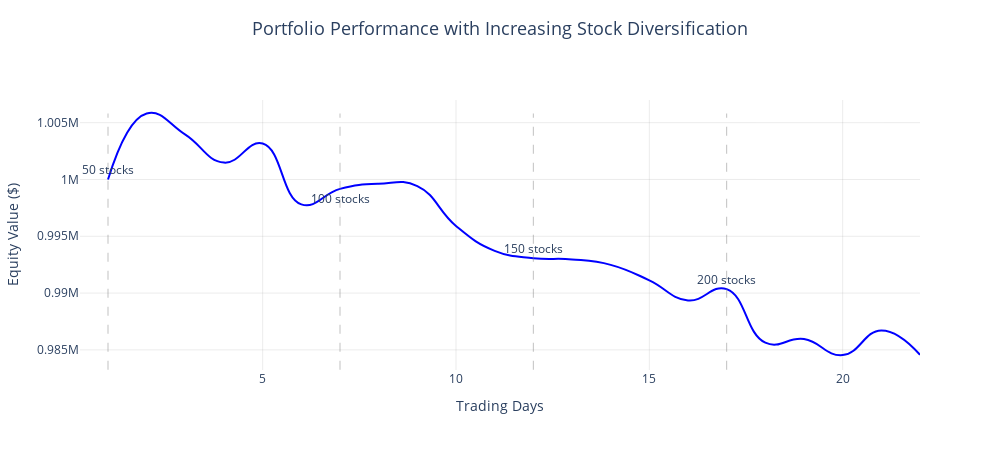

Notebook cell for this chart:
### Code cell
# Provided equity data and days for Plotly plot
days = list(range(1, len(equity)))

# Create the figure
fig = go.Figure()

# Add smoothed line using spline interpolation
fig.add_trace(go.Scatter(x=days, y=equity, mode='lines', line=dict(color='blue', shape='spline', smoothing=1.3), name='Equity'))

# Adding vertical lines and annotations for stock count changes
stock_changes = [1, 7, 12, 17]
stock_counts = [50, 100, 150, 200]

for day, stock_count in zip(stock_changes, stock_counts):
    fig.add_shape(
            type="line",
            x0=day,
            y0=min(equity),
            x1=day,
            y1=max(equity),
            line=dict(color="grey", width=0.5, dash="dash")
        )
    fig.add_annotation(
            x=day,
            y=equity[day-1],
            text=f"{stock_count} stocks",
            showarrow=False,
            yshift=10 if day != 7 else -10
        )

# Setting the title, labels, and layout, emulating the Seaborn/Matplotlib format
fig.update_layout(
    title={
        'text': "Portfolio Performance with Increasing Stock Diversification",
        'y':0.95,
        'x':0.5,
        'xanchor': 'center',
        'yanchor': 'top',
        'font': dict(
            size=18,
#             size="bold" # This is the problematic line, so it's commented out.
        )
    },
    xaxis_title="Trading Days",
    yaxis_title="Equity Value ($)",
    xaxis=dict(showgrid=True, gridcolor="rgba(128, 128, 128, 0.3)", gridwidth=0.5, zeroline=False),
    yaxis=dict(showgrid=True, gridcolor="rgba(128, 128, 128, 0.3)", gridwidth=0.5, zeroline=False),
    plot_bgcolor='white',
    width=1000,
    height=450
)

fig.write_image('/home/adedapo/personal_project/daps05ayoade/disseration/images/portfolio_performance_with_increasing_diversification.png', scale=5)
# Display the plot
fig.show()

### Figure 1 — Plotly figure (JSON) as saved in the notebook; plotly's stock layout.template omitted (floating-point values rounded to 4 significant figures)
{"data": [{"line": {"color": "blue", "shape": "spline", "smoothing": 1.3}, "mode": "lines", "name": "Equity", "type": "scatter", "x": [1, 2, 3, 4, 5, 6, 7, 8, 9, 10, 11, 12, 13, 14, 15, 16, 17, 18, 19, 20, 21, 22], "y": [1000000, 1006000.0, 1004000.0, 1001000.0, 1003000.0, 997800.0, 999200.0, 999600.0, 999400.0, 995900.0, 993700.0, 993100.0, 993000.0, 992500.0, 991100.0, 989400.0, 990400.0, 985600.0, 985900.0, 984500.0, 986700.0, 984600.0, 983300.0]}], "layout": {"annotations": [{"showarrow": false, "text": "50 stocks", "x": 1, "y": 1000000, "yshift": 10}, {"showarrow": false, "text": "100 stocks", "x": 7, "y": 999200.0, "yshift": -10}, {"showarrow": false, "text": "150 stocks", "x": 12, "y": 993100.0, "yshift": 10}, {"showarrow": false, "text": "200 stocks", "x": 17, "y": 990400.0, "yshift": 10}], "height": 450, "plot_bgcolor": "white", "shapes": [{"line": {"color": "grey", "dash": "dash", "width": 0.5}, "type": "line", "x0": 1, "x1": 1, "y0": 983300.0, "y1": 1006000.0}, {"line": {"color": "grey", "dash": "dash", "width": 0.5}, "type": "line", "x0": 7, "x1": 7, "y0": 983300.0, "y1": 1006000.0}, {"line": {"color": "grey", "dash": "dash", "width": 0.5}, "type": "line", "x0": 12, "x1": 12, "y0": 983300.0, "y1": 1006000.0}, {"line": {"color": "grey", "dash": "dash", "width": 0.5}, "type": "line", "x0": 17, "x1": 17, "y0": 983300.0, "y1": 1006000.0}], "title": {"font": {"size": 18}, "text": "Portfolio Performance with Increasing Stock Diversification", "x": 0.5, "xanchor": "center", "y": 0.95, "yanchor": "top"}, "width": 1000, "xaxis": {"gridcolor": "rgba(128, 128, 128, 0.3)", "gridwidth": 0.5, "showgrid": true, "title": {"text": "Trading Days"}, "zeroline": false}, "yaxis": {"gridcolor": "rgba(128, 128, 128, 0.3)", "gridwidth": 0.5, "showgrid": true, "title": {"text": "Equity Value ($)"}, "zeroline": false}}}
